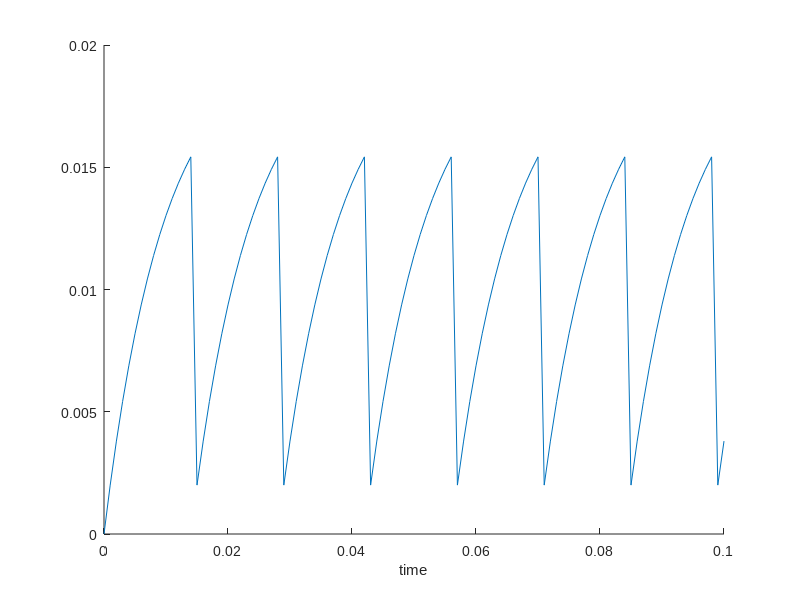

The MATLAB script that drew this image: (Note: this script raises an error after producing the figure.)
%% a
clearvars
clear

tm = 0.01;
RI = 20/1000;
dt = 0.001;
v = 0;
v_th = 15/1000;

t = 0;
d = [v];
while t<0.1
    v = v + (RI - v)/tm*dt;
    d = [d; v];
    t = t + dt;
    if v > v_th
        v = 0;
    end
end

figure;
set(gcf,'Color',[1 1 1]);
set(gca,'FontName','arial','FontSize',10); % Check this
hold on;
plot(0:dt:0.1,d);
xlabel('time');
export_fig('3_a.png','-r600');
%% c
clear
clearvars
addpath(genpath('matlabGiftiCifti\'));

d = [];
delta_t = 0.00001;
Landa = 100;
t = 0;
while(t<1)
    r = rand(1);
    if r<Landa*delta_t
        d = [d t];
    end
    t = t + delta_t;
end
figure;
subplot(2,1,1);
hold on;
for j=1:size(d,2)
    plot([d(j) d(j)], [0 0.01], 'blue');
end

dt = 0.0001;
t_peak = 0.0015;
% x = 0:dt:1;
% y = 0;
% for i=1:length(d)
%     T = (x-d(i)).*exp(-(x-d(i))/t_peak) .* (x>d(i)) ./ 0.0055;
%     y = y + T;
% end
% plot(x,y)
% % xlim([0 0.2])
% title('I');
spikes_t = 0:dt:1;
spikes = zeros(size(spikes_t));
for i=1:length(d)
    [~,ind] = min(abs(spikes_t-d(i)));
    spikes(ind) = 1;
end
t_kernel = 0:dt:10*t_peak;
kernel_val = kernel(t_kernel,t_peak)/max(kernel(t_kernel,t_peak));

y = 20e-3*conv(spikes, kernel_val, 'same');
plot(spikes_t,y,'red')
title('Input Current');

tm = 0.005;
v = 0;
v_th = 15/1000;
t = 0;
d = [v];
t_spk = [];
while t<1
    if floor(t/dt+1)<=length(y)
        v = v + (y(floor(t/dt+1)) - v)/tm*dt;
    else
        v = v + (0 - v)/tm*dt;
    end
    d = [d; v];
    t = t + dt;
    if v > v_th
        v = 0;
        t_spk = [t_spk; t];
    end
end

subplot(2,1,2);
set(gcf,'Color',[1 1 1]);
set(gca,'FontName','arial','FontSize',10); % Check this
plot([0 1+dt],[v_th v_th], 'blue');
hold on
plot(0:dt:1+dt,d, 'black');
xlim([0 1])
box off
title('Membrane Voltage');
export_fig('3_c.png','-r600');
%%
clc
clearvars
K = [1:9 10:10:100];
T1 = [0.1:0.1:0.9 1:10]/1000;
CV = [];
for i1=1:length(K)
    i1
    for i2=1:length(T1)
        d = [];
        delta_t = 0.0001;
        Landa = 150;
        t = 0;
        while(t<5)
            r = rand(1);
            if r<Landa*delta_t
                d = [d t];
            end
            t = t + delta_t;
        end
        dt = 0.0001;
        t_peak = 0.0015;
%         x = 0:dt:1;
%         y = 0;
%         for i=1:length(d)
%             T = (x-d(i)).*exp(-(x-d(i))/t_peak) .* (x>d(i)) ./ 0.0055;
%             y = y + T;
%         end
        spikes_t = 0:dt:1;
        spikes = zeros(size(spikes_t));
        for i=1:length(d)
            [~,ind] = min(abs(spikes_t-d(i)));
            spikes(ind) = 1;
        end
        t_kernel = 0:dt:10*t_peak;
        kernel_val = kernel(t_kernel,t_peak)/max(kernel(t_kernel,t_peak));

        y = 20e-3*conv(spikes, kernel_val, 'same');
        tm = T1(i2);
        v = 0;
        v_th = 15/1000;
        t = 0;
        d = [v];
        t_spk = [];
        kf = 0;
        while t<5
            if floor(t/dt+1)<=length(y)
                v = v + (y(floor(t/dt+1)) - v)/tm*dt;
            else
                v = v + (0 - v)/tm*dt;
            end
            d = [d; v];
            t = t + dt;
            if v > v_th
                v = 0;
                kf = kf + 1;
                if(kf==K(i1))
                    t_spk = [t_spk t];
                    kf = 0;
                end
            end
        end
        diff_d = diff(t_spk);
        CV(i1,i2) = std(diff_d)/mean(diff_d);
    end
end
CVD = 0.1:0.1:0.8;
figure;
set(gca, 'XScale', 'log', 'YScale', 'log');
set(gcf,'Color',[1 1 1]);
set(gca,'FontName','arial','FontSize',10); % Check this
r = 0.01;
for j=1:length(CVD)
    [x,y] = find(CV>CVD(j)-r & CV<CVD(j)+r);
    hold on
    loglog(K(x),T1(y));
end
legend({'0.1' '0.2' '0.3' '0.4' '0.5' '0.6' '0.7' '0.8' '0.9' '1.0'})
xlabel('K');
ylabel('Tau');
export_fig('3_c2.png','-r600')
%%
clc
clearvars
Mag = [1:9 10:10:100];
TP = [0.1:0.1:0.9 1:10]/1000;
CV = [];
for i1=1:length(Mag)
    i1
    for i2=1:length(TP)
        d = [];
        delta_t = 0.0001;
        Landa = 150;
        t = 0;
        while(t<5)
            r = rand(1);
            if r<Landa*delta_t
                d = [d t];
            end
            t = t + delta_t;
        end
        dt = 0.0001;
        t_peak = 0.0015;
%         x = 0:dt:1;
%         y = 0;
%         for i=1:length(d)
%             T = (x-d(i)).*exp(-(x-d(i))/t_peak) .* (x>d(i)) ./ 0.0055;
%             y = y + T;
%         end
        spikes_t = 0:dt:1;
        spikes = zeros(size(spikes_t));
        for i=1:length(d)
            [~,ind] = min(abs(spikes_t-d(i)));
            spikes(ind) = 1;
        end
        t_kernel = 0:dt:10*TP(i2);
        kernel_val = kernel(t_kernel,t_peak)/max(kernel(t_kernel,t_peak));

        y = Mag(i1)*conv(spikes, kernel_val, 'same');
        tm = 0.005;
        v = 0;
        v_th = 15/1000;
        t = 0;
        d = [v];
        t_spk = [];
        kf = 0;
        while t<5
            if floor(t/dt+1)<=length(y)
                v = v + (y(floor(t/dt+1)) - v)/tm*dt;
            else
                v = v + (0 - v)/tm*dt;
            end
            d = [d; v];
            t = t + dt;
            if v > v_th
                v = 0;
                kf = kf + 1;
                if(kf==5)
                    t_spk = [t_spk t];
                    kf = 0;
                end
            end
        end
        diff_d = diff(t_spk);
        CV(i1,i2) = std(diff_d)/mean(diff_d);
    end
end
CVD = 0.1:0.1:0.8;
figure;
set(gca, 'XScale', 'log', 'YScale', 'log');
set(gcf,'Color',[1 1 1]);
set(gca,'FontName','arial','FontSize',10); % Check this
r = 0.01;
for j=1:length(CVD)
    [x,y] = find(CV>CVD(j)-r & CV<CVD(j)+r);
    hold on
    loglog(Mag(x),TP(y));
end
legend({'0.1' '0.2' '0.3' '0.4' '0.5' '0.6' '0.7' '0.8' '0.9' '1.0'})
xlabel('Magnitude');
ylabel('T_peak');
export_fig('4_a.png','-r600');
%% d
clear
clearvars
addpath(genpath('matlabGiftiCifti\'));

d = [];
delta_t = 0.00001;
Landa = 100;
t = 0;
%
dt = 0.0001;
t_peak = 0.0015;
%
tm = 0.005;
v_th = 15/1000;
I = [];
for n=1:100
    t=0;
    d = [];
    while(t<1)
        r = rand(1);
        if r<Landa*delta_t
            d = [d t];
        end
        t = t + delta_t;
    end
    spikes_t = 0:dt:1;
    spikes = zeros(size(spikes_t));
    for i=1:length(d)
        [~,ind] = min(abs(spikes_t-d(i)));
        spikes(ind) = 1;
    end
    t_kernel = 0:dt:10*t_peak;
    kernel_val = kernel(t_kernel,t_peak)/max(kernel(t_kernel,t_peak));
    y = 20e-3*conv(spikes, kernel_val, 'same');
    I(n,:) = y;
end
perc = 0:100;
CV = [];
for n=1:length(perc)
    v = 2*(rand(100,1)>(perc(n)/100))-1;
    Is = v(1) .* I(1,:);
    for i=2:100
        Is = Is + v(i) .* I(i,:);
    end
    y = Is;
    tm = 0.005;
    v = 0;
    v_th = 15/1000;
    t = 0;
    d = [v];
    t_spk = [];
    kf = 0;
    while t<1
        if floor(t/dt+1)<=length(y)
            v = v + (y(floor(t/dt+1)) - v)/tm*dt;
        else
            v = v + (0 - v)/tm*dt;
        end
        d = [d; v];
        t = t + dt;
        if v > v_th
            v = 0;
            kf = kf + 1;
            if(kf==1)
                t_spk = [t_spk t];
                kf = 0;
            end
        end
    end
    diff_d = diff(t_spk);
    CV = [CV std(diff_d)/mean(diff_d)];
end
figure;
set(gcf,'Color',[1 1 1]);
set(gca,'FontName','arial','FontSize',10); % Check this
plot(perc,CV);
xlabel('% Percentage of Inhibitory Input Neurons');
ylabel('CV');
box off
export_fig('2_d.png','-r600');
%% e
clear
clearvars
addpath(genpath('matlabGiftiCifti\'));

d = [];
delta_t = 0.00001;
Landa = 100;
t = 0;
%
dt = 0.0001;
t_peak = 0.0015;
%
tm = 0.005;
v_th = 15/1000;
S = [];
for n=1:1000
    t=0;
    d = [];
    while(t<10)
        r = rand(1);
        if r<Landa*delta_t
            d = [d t];
        end
        t = t + delta_t;
    end
    spikes_t = 0:dt:1;
    spikes = zeros(size(spikes_t));
    for i=1:length(d)
        [~,ind] = min(abs(spikes_t-d(i)));
        spikes(ind) = 1;
    end
    S(n,:) = spikes;
end
Pan = (1:100) ./ 1000 /dt;
M = 30;
CV = [];
for i=1:length(Pan)
    i
    d = [];
    for n=Pan(i)+1:size(S,2)
        t = sum(S(:,n-Pan(i):n),2)>0;
        if(sum(t) > M)
            d = [d n];
        end
    end
    timev = diff(d)*dt;
    CV = [CV std(timev)/mean(timev)];
end
figure;
set(gcf,'Color',[1 1 1]);
set(gca,'FontName','arial','FontSize',10); % Check this
plot(Pan.*dt,CV);
xlabel('D');
ylabel('CV');
box off
export_fig('2_e.png','-r600');
